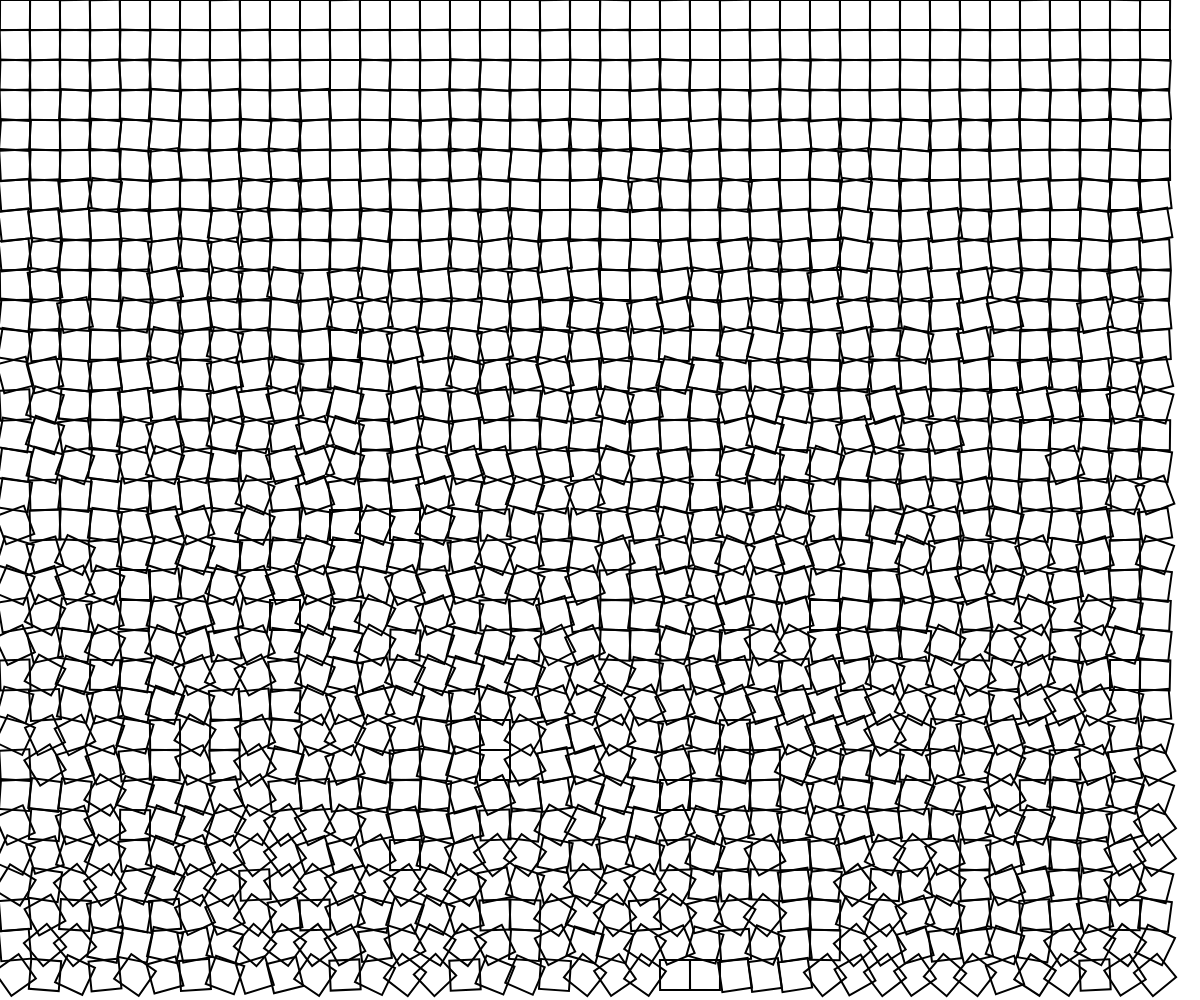
Frame 1 (no input)
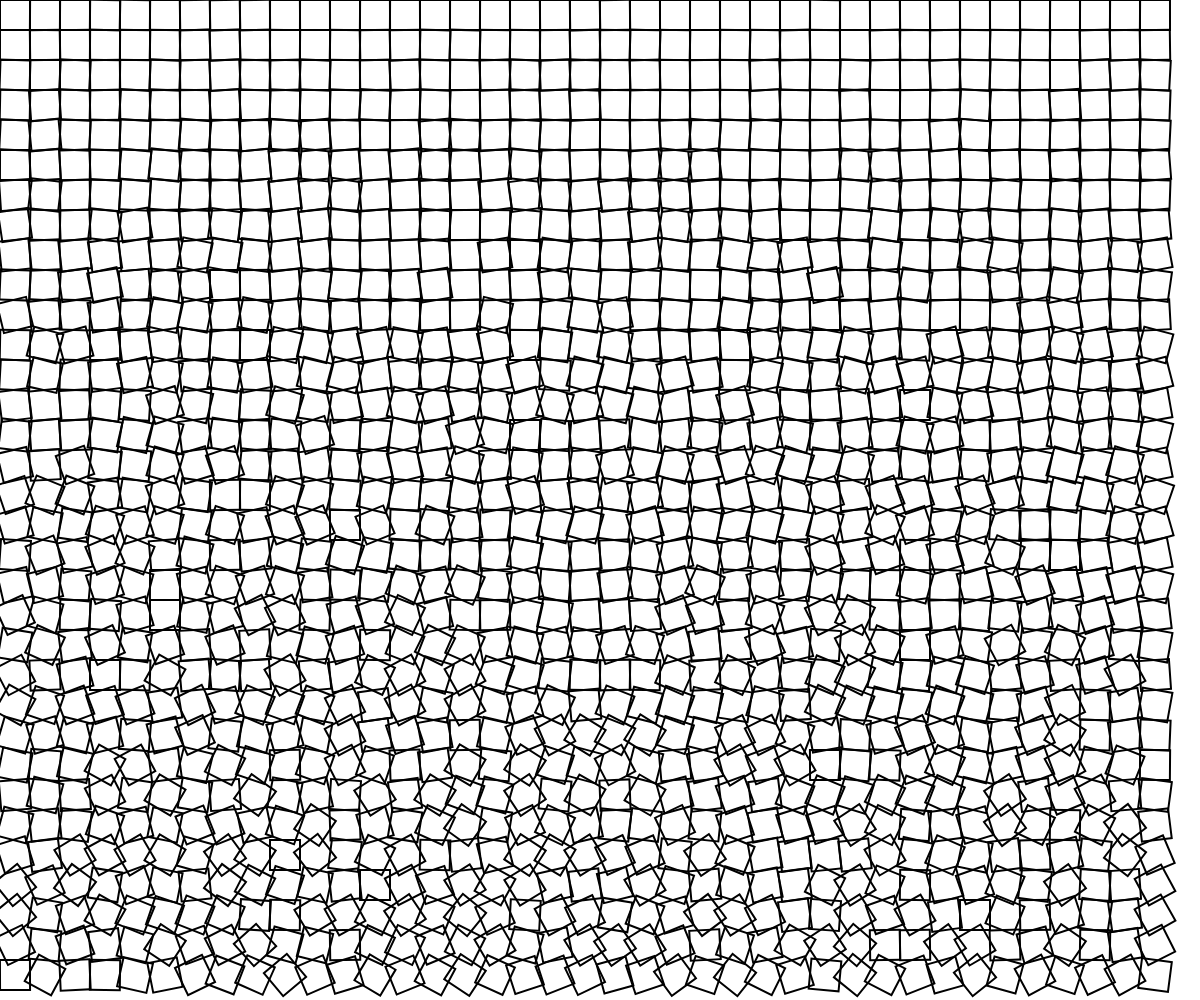
Frame 2 (the mouse pressed at the canvas centre, redrawn once)

The p5.js sketch that drew these frames (run headless with seeded random() and noise() and a simulated clock; the mouse was pressed at the canvas centre and the sketch redrawn once):

// p5.js sketch
// ── sketch.js

// Cubic Disarray Reproduction

const squareSize = 30;

function setup() {
  createCanvas(windowWidth, windowHeight);
  strokeWeight(2);
  rectMode(CENTER);
  noLoop();
  noFill();
}

function drawRectangles(){
  for (let x = squareSize/2; x < width - squareSize/2; x += squareSize){
    for (let y = squareSize/2; y < height - squareSize/2; y += squareSize){
      push();
      translate(x, y);
      let rAmount = map(y, 0, height, 0, 45);
      rotate(radians(random(-rAmount, rAmount)));
      rect(0, 0, squareSize, squareSize);
      pop();
    }
  }
}

function draw() {
  background(255);
  drawRectangles();
}
// ── Diagonal Line.js
// Diagonal Line Generator
const spacing = 50;

function setup() {
  createCanvas(windowWidth, windowHeight);
  noLoop();
}

function diagonalA(x, y, s){
  line(x-s/2, y+s/2, x+s/2, y-s/2);
}

function diagonalD(x, y, s){
  line(x-s/2, y-s/2, x+s/2, y+s/2);
}

function draw() {
  background(220);
  for (let x = spacing/2; x < width - spacing/2; x+= spacing){
    for (let y = spacing/2; y < height - spacing/2; y += spacing){
      if (int(random(2)) === 0){
        diagonalD(x, y, spacing);
      }
      else{
        diagonalA(x, y, spacing);
      }
    }
  }
}
